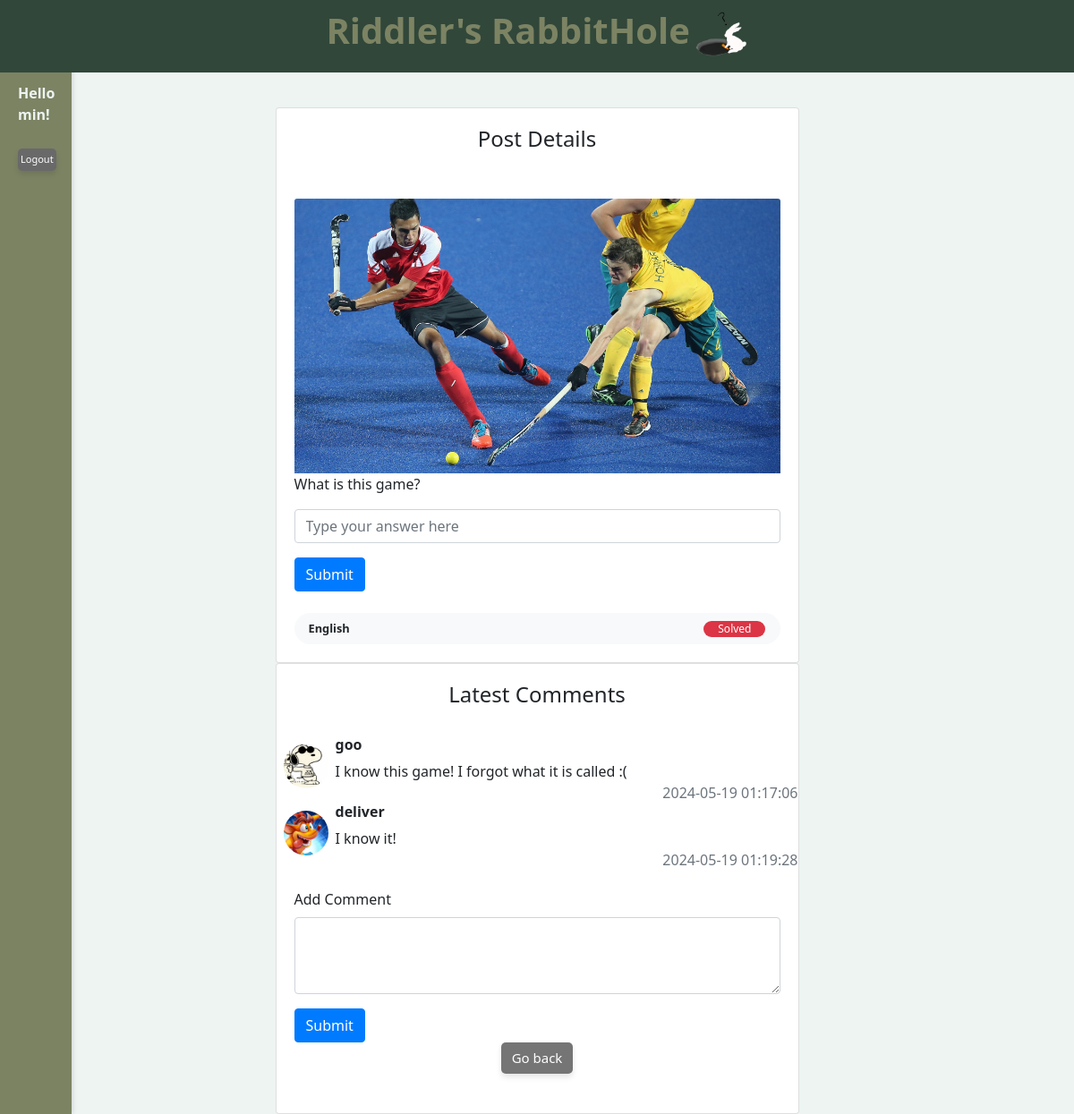
Screenshot of /post-details/23 (signed in) with the database file from the repository.
### database/models.py (models this page shows, shortened)
class User(UserMixin, Model):
    id = Column(Integer, primary_key=True)
    username = Column(String(50), unique=True, nullable=False)
    email = Column(String(100), unique=True, nullable=False)
    password_hash = Column(String(128), nullable=False)
    gender = Column(String(10), nullable=False)
    dob = Column(DateTime, nullable=False)
    phone = Column(String(20))
    country = Column(String(50), nullable=False)
    avatar = Column(String(20), nullable=False)
    score = Column(db.Integer, default=0)
    comments = db.relationship('Comment', backref='user', lazy=True)

class Image(db.Model):
    id = Column(Integer, primary_key=True)
    post_id = Column(Integer, ForeignKey('post.id'))
    url = Column(String(255), nullable=False)

class Post(Model):
    id = Column(Integer, primary_key=True)
    user_id = Column(Integer, ForeignKey("user.id"))
    datetime = Column(DateTime(100), server_default=func.now())
    content = Column(String(128), nullable=False)
    hint = Column(String(128), nullable=False)
    language = Column(String(10), nullable=False, default='en')
    status = Column(Boolean, nullable=False, default=False) # false: active, true: completed
    comments = relationship('Comment', backref='post', lazy=True) # one to many, this will add a post attribute to the comment class
    images = relationship('Image', backref='post', lazy=True)

class Comment(Model):
    id = Column(Integer, primary_key=True)
    post_id = Column(Integer, ForeignKey('post.id'))
    user_id = Column(Integer, ForeignKey("user.id"))
    datetime = Column(DateTime(100), server_default=func.now())
    content = Column(String(128), nullable=False)
    def to_dict(self):
        return {c.name: getattr(self, c.name) for c in self.__table__.columns}

### app.py (the view)
@app.route('/post-details/<int:post_id>')
@login_required
def post_details(post_id):
    post = Post.query.filter_by(id=post_id).first()
    if post:
        comments = Comment.query.filter_by(post_id=post_id).all()
        comments_with_users = []
        for comment in comments:
            user = User.query.filter_by(id=comment.user_id).first()
            comment_data = comment.to_dict()
            comment_data['username'] = user.username
            comment_data['avatar'] = user.avatar
            comments_with_users.append(comment_data)
        return render_template('post.html', user=current_user, post=post, comments=comments_with_users)
    else:
        flash('Post not found.', 'error')
        return redirect(url_for('index'))

### app.py (called while the page is built)
@login_manager.user_loader
def load_user(user_id):
    return User.query.get(int(user_id))

### templates/post.html (shortened to what this page needs)
<!DOCTYPE html>
<html lang="en">
<head>
    <link rel="stylesheet" type="text/css" href="{{ url_for('static', filename='css/style.css') }}">
    <link href="https://stackpath.bootstrapcdn.com/bootstrap/4.5.2/css/bootstrap.min.css" rel="stylesheet">
</head>
<body style="background-color: #EDF4F2;">
    <div class="header">
        <h1 style="color: #7C8363"><b>Riddler's RabbitHole</b><img src="{{ url_for('static', filename='img/rabbit.png') }}" alt="" class="rabbitimg"></h1>
    </div>
    <div class="sidebar" id="sidebar">
        <div class="login-tab" id="loginButton" onclick="toggleLogin()">
            {% if current_user.is_authenticated %}
                <br><br><br><b>
                Hello
                {{ current_user.username }}!</b>
                <br><br>
                <button class="lognew" onclick="logout()">Logout</button>
            {% else %}
                <br><br><br>
                Login
            {% endif %}
        </div>
    </div>
    <div class="row d-flex justify-content-center mt-100 mb-100" style="margin-top: 120px;">
        <div class="col-lg-6">
            <div class="card">
                <div class="card-body text-center">
                    <h4 class="card-title">Post Details</h4>
                </div>
                <div>
                    <div class="card-body">
                    {% if post.images %}
                    <img src="{{ url_for('static', filename='post_images/' + post.images[0].url) }}" alt="Post Image" class="img-fluid card-img-top">
                    {% else %}
                    <img src="{{ url_for('static', filename='post_images/default.jpg') }}" alt="Post Image123" class="img-fluid card-img-top">
                    {% endif %}
                    <p>{{ post.hint }}</p>
                        <form id="answerForm" onsubmit="submitAnswer(event)">
                            <div class="form-group">
                                <input type="text" class="form-control" id="answer" name="answer" placeholder="Type your answer here" required>
                            </div>
                            <button type="submit" class="btn btn-primary">Submit</button>
                        </form>
                    <div class="d-flex align-items-center justify-content-between rounded-pill bg-light px-3 py-2 mt-4">
                        <p class="small mb-0"><span class="font-weight-bold">{{ post.language }}</span></p>
                        <p data-status="{{ post.status }}"></p><div class="badge {% if post.status %}badge-danger{% else %}badge-success{% endif %} px-3 rounded-pill font-weight-normal">
                            {% if post.status %}
                                Solved
                            {% else %}
                                Unsolved
                            {% endif %}
                        </div>
                    </div>
                    </div>
                </div>
            </div>
        </div>
    </div>
    <div class="row d-flex justify-content-center mt-100 mb-100">
        <div class="col-lg-6">
            <div class="card">
                <div class="card-body text-center">
                    <h4 class="card-title">Latest Comments</h4>
                </div>
                <div class="comment-widgets">
                    {% for comment in comments %}
                        <div class="d-flex flex-row comment-row m-t-0">
                            <div class="p-2"><img src="{{ url_for('static', filename='img/' + comment.avatar) }}" alt="?" width="50" class="rounded-circle"></div>
                            <div class="comment-text w-100">
                                <h6 class="font-medium"><b>{{ comment.username }}</b></h6> <span class="m-b-15 d-block">{{ comment.content }}</span>
                                <div class="comment-footer"> <span class="text-muted float-right">{{ comment.datetime }}</span> </div>
                            </div>
                        </div>
                    {% endfor %}
                </div>
                <div class="card-body">
                    <form id="commentForm" onsubmit="submitComment(event)">
                        <div class="form-group">
                            <label for="comment">Add Comment</label>
                            <textarea class="form-control" id="comment" name="comment" rows="3" required></textarea>
                        </div>
                        <button type="submit" class="btn btn-primary">Submit</button>
                    </form>
                    <div class="mb-4" style="text-align: center;">
                        <a href="{{ url_for('index') }}" class="newbutton">Go back</a>
                    </div>
                </div>
            </div>
        </div>
    </div>
</body>
</html>

### static/css/style.css (style rules this page uses)
* { margin: 0; padding: 0; box-sizing: border-box; }
body { font-family: 'Segoe UI', Tahoma, Geneva, Verdana, sans-serif; padding: 20px; margin-left: 120px; background-color: #EDf4f2; }
.sidebar { position: fixed; top: 0; left: 0; width: 120px; height: 100%; background-color: #7C8363; overflow-y: auto; padding: 20px; box-shadow: 2px 0 5px rgba(0, 0, 0, 0.1); z-index: 999; transition: width 0.3s ease-in-out; color: #EDF4F2 }
.rabbitimg { height: 50px; width: auto; margin-left: 5px; }
.header { position: fixed; top: 0; left: 0; width: 100%; background-color: #31473A; color: rgb(65, 65, 65); padding: 10px 15px; text-align: center; z-index: 9999; color: #7C8363; }
.newbutton { display: inline-block; padding: 6px 12px; font-size: 15px; color: #fff; background-color: #757575; border: none; border-radius: 5px; cursor: pointer; transition: background-color 0.3s ease, transform 0.2s ease; box-shadow: 0 4px 6px rgba(0, 0, 0, 0.1); }
.lognew { display: inline-block; font-size: 11px; padding: 4px 3px; border-radius: 5px; border: none; color: #fff; background-color: #696969; cursor: pointer; transition: background-color 0.3s ease, transform 0.2s ease; box-shadow: 0 4px 6px rgba(0, 0, 0, 0.1); }

### templates/post.html (style rules this page uses)
.sidebar { position: fixed; top: 0; left:0; width: 80px; height: 100%; overflow-y: auto; padding: 20px; box-shadow: 2px 0 5px rgba(0, 0, 0, 0.1); z-index: 999; transition: width 0.3s ease-in-out; }
body { font-family: 'Segoe UI', Tahoma, Geneva, Verdana, sans-serif; margin: 0; padding: 0; background-position: center center; background-attachment: fixed; height: 100vh; }
h1 { text-align: center; color: #262626; }

### rows the page displays
User: username "min"
Image: url (picture)
Post: hint "What is this game?", language "English"
User: avatar (picture), username "goo"
Comment: content "I know this game! I forgot what it is called :(", datetime "2024-05-19 01:17:06"
User: avatar (picture), username "deliver"
Comment: content "I know it!", datetime "2024-05-19 01:19:28"
